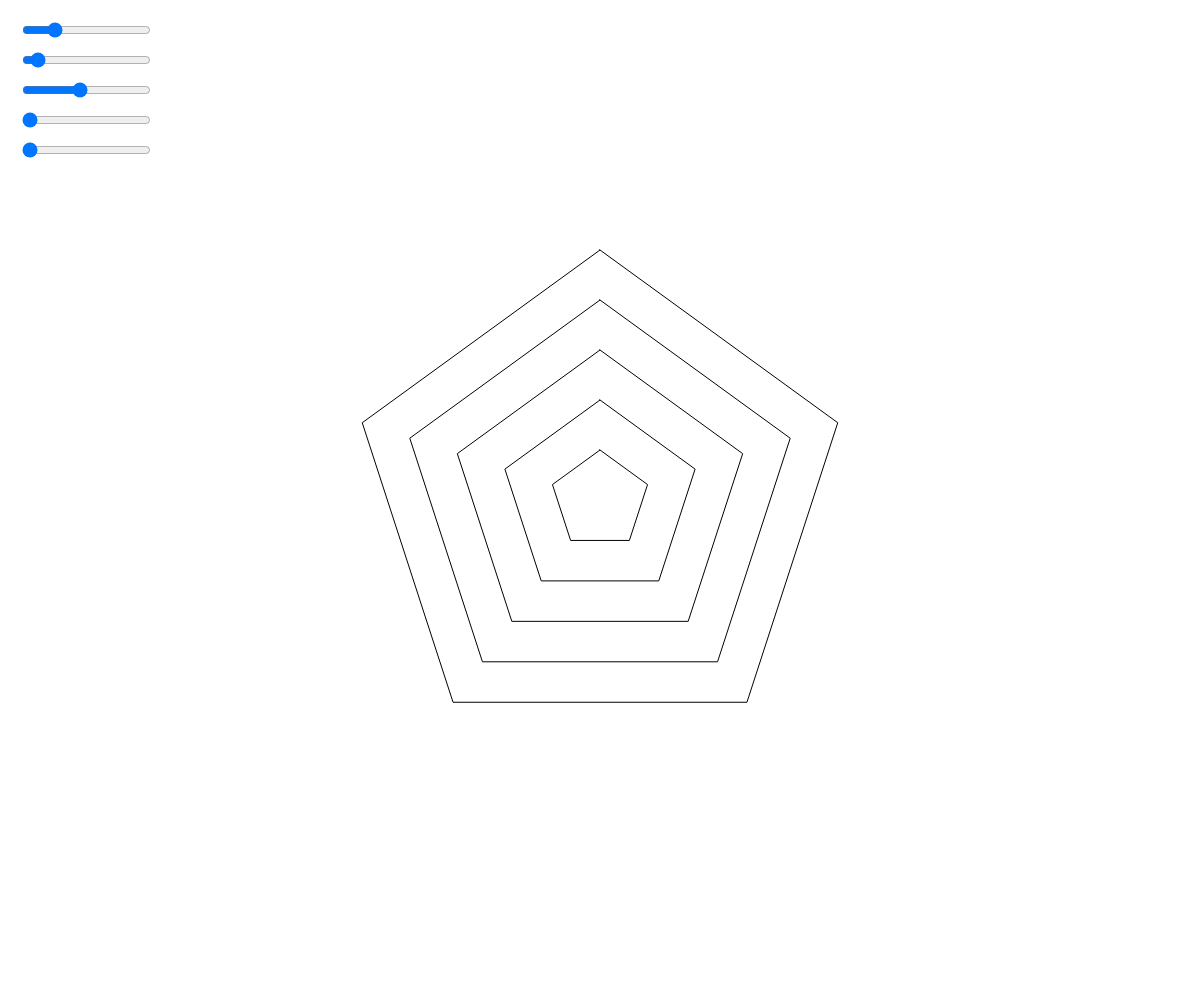
Frame 1 (no input)
Frame 2 (the mouse pressed at the canvas centre, redrawn once): identical to frame 1, image omitted

The p5.js sketch that drew this single still picture (run headless with seeded random() and noise() and a simulated clock; the mouse was pressed at the canvas centre and the sketch redrawn once):

// p5.js sketch
// ── sketch.js
let numSidesSlider;
let radiusSlider;
let offsetSlider;
let colorSlider;
let backgroundSlider;

function setup() {
  createCanvas(windowWidth, windowHeight);
  noLoop();
  
  numSidesSlider = createSlider(3, 12, 5, 1);
  numSidesSlider.position(20, 20);
  numSidesSlider.input(update);

  radiusSlider = createSlider(3, 30, 5, 1);
  radiusSlider.position(20, 50);
  radiusSlider.input(update);

  offsetSlider = createSlider(10, 100, 50, 1);
  offsetSlider.position(20, 80);
  offsetSlider.input(update);
  
  colorSlider = createSlider(0, 100, 0, 1); // 0 corresponds to white
  colorSlider.position(20, 110);
  colorSlider.input(update);

  backgroundSlider = createSlider(0, 100, 0, 1); // 0 corresponds to white
  backgroundSlider.position(20, 140);
  backgroundSlider.input(update);

  colorMode(HSB, 100); // Set the color mode to HSV

  
}

function update() {
  redraw();
}

function draw() {
  background(255);

  let backgroundColor = backgroundSlider.value()
  let backgroundHue = map(backgroundColor, 0, 100, 0, 100);

  if (backgroundColor == 0) {background(255)}
  else if (backgroundColor == 100) {background(0)}
  else background(backgroundHue, 100, 100);

  

  let radiusScale = radiusSlider.value();
  let numSides = numSidesSlider.value();
  let offset = offsetSlider.value();
  let colorValue = colorSlider.value();
  let centerX = windowWidth / 2;
  let centerY = windowHeight / 2;

  // Calculate the angle between each vertex
  let angle = TWO_PI / numSides;
  let startAngle = -PI / 2; // 90 degrees

  for (let j = radiusScale; j > 0; j--) {
    let radius = offset * j;
    
    // Map the color slider value to an HSB color
    let hue = map(colorValue, 0, 100, 0, 100);

    if (colorValue == 0) fill(255);
    else if (colorValue == 100) {fill(hue, Math.random() * 20, Math.random() * 20)}
    else fill(hue, 100 - Math.random() * 10, 100- Math.random() * 10);
    
    beginShape();
    for (let i = 0; i < numSides; i++) {
      let x = centerX + radius * cos(i * angle + startAngle);
      let y = centerY + radius * sin(i * angle + startAngle);
      vertex(x, y);
    }
    endShape(CLOSE);
  }
}
